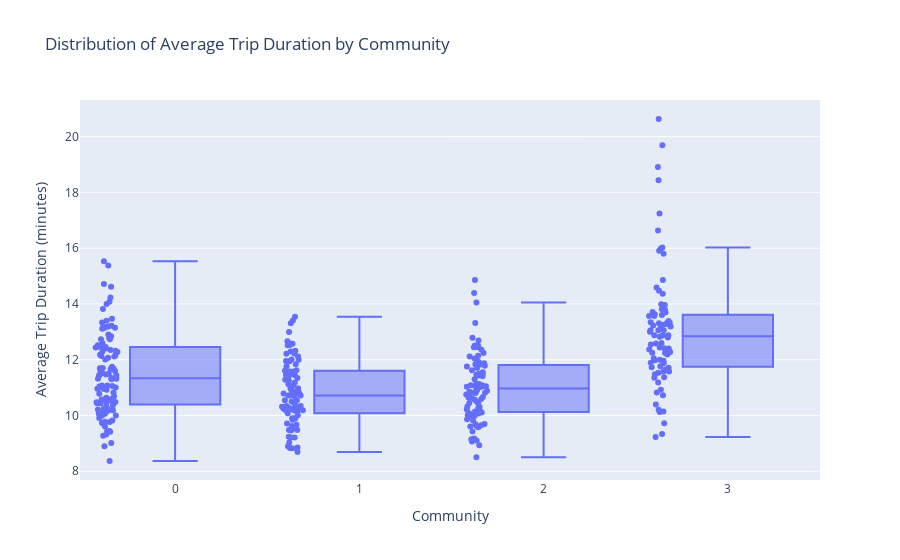

Notebook cell for this chart:
### Markdown cell above
Looking at communities

### Code cell
fig = px.box(
    df,
    x='Community',
    y='Average Trip Duration (minutes)',
    title='Distribution of Average Trip Duration by Community',
    points="all",  # Show all points
    labels={'Community': 'Community', 'Average Trip Duration (minutes)': 'Average Trip Duration (minutes)'}
)

fig.show()

### Figure 1 — Plotly figure (JSON) as saved in the notebook; plotly's stock layout.template omitted (floating-point values rounded to 4 significant figures; data arrays with more than 128 entries replaced by an {"elided": "..."} marker saying what was removed)
{"data": [{"alignmentgroup": "True", "boxpoints": "all", "hovertemplate": "Community=%{x}<br>Average Trip Duration (minutes)=%{y}<extra></extra>", "legendgroup": "", "marker": {"color": "#636efa"}, "name": "", "notched": false, "offsetgroup": "", "orientation": "v", "showlegend": false, "type": "box", "x": {"elided": "370 int values"}, "x0": " ", "xaxis": "x", "y": {"elided": "370 float values"}, "y0": " ", "yaxis": "y"}], "layout": {"autosize": true, "boxmode": "group", "legend": {"tracegroupgap": 0}, "title": {"text": "Distribution of Average Trip Duration by Community"}, "xaxis": {"anchor": "y", "autorange": true, "domain": [0, 1], "range": [-0.5119, 3.5], "title": {"text": "Community"}, "type": "linear"}, "yaxis": {"anchor": "x", "autorange": true, "domain": [0, 1], "range": [7.686, 21.32], "title": {"text": "Average Trip Duration (minutes)"}, "type": "linear"}}}
